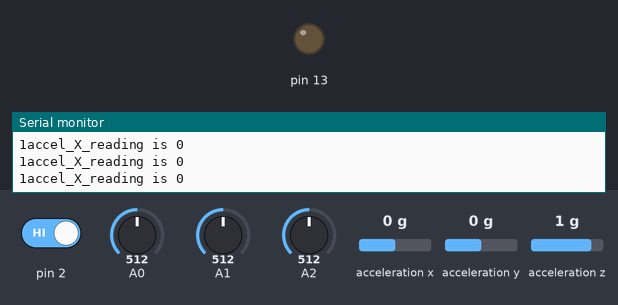
This sketch was run on a simulated Arduino Uno, built with avr-gcc and run on an emulated ATmega328P. On the bench: output pins drawn as LEDs (lit = HIGH), the last lines printed to the serial monitor. Wiring (inferred from the names in the program): MPU-6050 motion sensor at I2C address 0x68. The test bench sets the inputs (shaded band); at power-on: pin 2 HIGH, A0 = 512, A1 = 512, A2 = 512, acceleration x 0 g, acceleration y 0 g, acceleration z 1 g. Pins used as bus, display or sensor lines are not drawn.

Above: at 1.7 s.
1.8 s: pin 2 driven LOW
At 2.2 s:
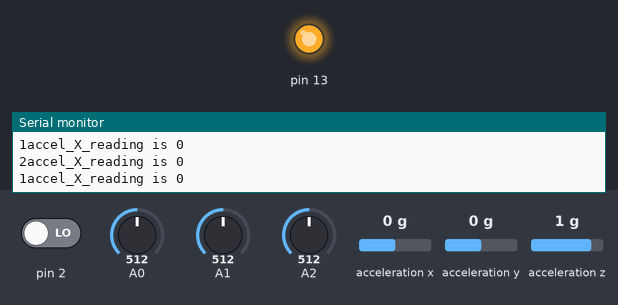
Timing chart, 0 to 4.8 s (numbered marks = the images above; inputs shaded):
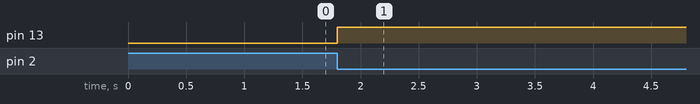

Measured:
- after the input at 1.8 s, pin 13: LOW → HIGH at once

The sketch:

gestureDetection.ino
```cpp
/*setup() is the initilization stuff typically encountered in c and loop() is a while(true) infinite loop,
 *these two functions can be replaced by standard C code
 *include necessary fils at the top of this file such as the <Wire.h>, be careful of including large libraries since memory is limited
 *Gesture detection framework:
 *sensor inputs: flex sensor input via ADC reading of voltage + acceleromoter input via I2C from accelerometer chip
 *program output: send state information via Xbee radio ONLY WHEN there is a state change (for now, we can use LED to verify the correctness of the program)
 *
 *There is on-chip capabiity to compute accelerometer data but it's hidden from developer so for now we rely on Arduino processor for all computing
 *Inputs: flex sensor reading and accel reading
 *Outputs: state transition
 *States: idle, forward, backward, left turn in place , right turn in place (add differential drive on two wheels to realize forward left and forward right if necessary)
 *Stop and Balance: Fingers all relax
 *Forward: index and middle finger out
 *Bakcup: fist
 *Left Turn: rotate hand left (turn speed determined by angle of rotation)
 *Right Turn: rotate hand right (turn speed determined by angle of rotation)
 *Catapult Throw: shake hand to trigger accelerometer
 *
 *In each execution loop, we first acquire the accel readings (need to determine freq (John's job)) and ADC reading of flex sensor
 *use switch cases to see which state we should be in, if there is a state change, we go into that state
 *
 *Albert's task: set up different states and action in those states(now just use distinguishable LED pattern so we can debug. Use serial.print for prelimanary testing but not in final testing)
 *For example: use LED intensity to show degress of rotation of hand, use distinct blinking patterns to indicate forward_drive and idle state
 */

/*notes on unit conversion*/

/*in order to save on expensive floating point conversion, we will use ADC read value instead,
 * this is more challenging in thinking about these quantities intuitively so here is a guideline
 * as to what accel reading means and what voltage ADC readout means.
 * Accel reading: signed 16-bit value for a full range of +- 4g. Example: at rest, reading is x=0, y=0, z=8000
 * flex sensor reading: ADC maps 0-5v to 0 - 1023,
 * at rest, index reading is 562, middle reading 587, ring reading 600
 * at fist, index reading 766, middle reading 759, ring reading 796
 * choose middle value 650 to compare and determine if finers are relaxed or curled up
 *
 * data acquisition rate: 755Hz loop speed without any computation, most time spent in writing
 * to accelerometer.
 */


#include "I2Cdev.h"
#include "MPU6050_6Axis_MotionApps20.h"
#if I2CDEV_IMPLEMENTATION == I2CDEV_ARDUINO_WIRE
    #include "Wire.h"
#endif
#define relax(a) (((a)<(650))? (true):(false)) //whehter a finger is in relax state
MPU6050 mpu;
int8_t threshold;
const int MPU=0x68;  // I2C address of the MPU-6050
int16_t AcX,AcY,AcZ,Tmp,GyX,GyY,GyZ;
int16_t accel_X_reading = 0; //lpf of AcX
bool indexRelax, middleRelax, ringRelax, should_catapult;
enum state {idle,catapult,forward_drive, backup, left_turn,right_turn};
state gestureState = idle;
uint8_t turning_speed; //in forward drive and backup mode, turning_speed is set to 0
                       //in turning state, turning speed is a function of accel reading
int16_t x; //test variable for interrupt

void ISR_interrupt(){
  /*upon an interrupt, send catapult throw command*/
  /*right now, we can turn on LED to indicate this event*/
  digitalWrite(13,HIGH);
  should_catapult = true;
  x++;
}

void send_info(){
    // Sample sent message: 1
    int command;
    if (should_catapult) {
      command = catapult;
      should_catapult = false;
    } else {
      command = gestureState;
    }
    // This "+1" are for integrity checking. Ask Albert for details.
    Serial.print(command + 1);
}

void setup(){
  Wire.begin();
  mpu.initialize();
  mpu.dmpInitialize();
  mpu.setIntMotionEnabled(1);
  mpu.setMotionDetectionThreshold(2);
  mpu.setMotionDetectionDuration(1);
  pinMode(7,OUTPUT);
  pinMode(13, OUTPUT);
  digitalWrite(13,LOW);
  attachInterrupt(0,ISR_interrupt,FALLING); // Used 0 here because digitalPinToInterrupt(2) returns 0
  Serial.begin(115200);
}
void loop(){
  /*data acquisition code*/
  /*data acquired: AcX, AcY, AcZ, index, middle and ring Finger reading.*/
  digitalWrite(7,HIGH);
  Wire.beginTransmission(MPU);
  Wire.write(0x3B);  // starting with register 0x3B (ACCEL_XOUT_H)
  Wire.endTransmission(false);
  Wire.requestFrom(MPU,6,true);  // request a total of 6 registers
  digitalWrite(7, LOW);
  AcX=Wire.read()<<8|Wire.read();  // 0x3B (ACCEL_XOUT_H) & 0x3C (ACCEL_XOUT_L)
  AcY=Wire.read()<<8|Wire.read();  // 0x3D (ACCEL_YOUT_H) & 0x3E (ACCEL_YOUT_L)
  AcZ=Wire.read()<<8|Wire.read();  // 0x3F (ACCEL_ZOUT_H) & 0x40 (ACCEL_ZOUT_L)
  accel_X_reading = 0.99 * accel_X_reading + 0.01 * AcX;
  Serial.print("accel_X_reading is ");Serial.println(accel_X_reading);
  //Serial.print("number of interrupts is ");Serial.println(x);
  int indexFingerReading = analogRead(A0);
  indexRelax = relax(indexFingerReading);
  int middleFingerReading = analogRead(A1);
  middleRelax = relax(middleFingerReading);
  int ringFingerReading = analogRead(A2);
  ringRelax = relax(ringFingerReading);
  /* data acquisition code end*/

  /*forward and backup take precedence over turns*/
  if (indexRelax && middleRelax && ringRelax && abs(accel_X_reading) < 500){
    //now we use AcX as the only reference to turning angle,
    //might be more useful to calculate angle instead but this is what we have now
    gestureState = idle;
    turning_speed = 0;
  }else if (!indexRelax && !middleRelax && !ringRelax){
    gestureState = backup;
    turning_speed = 0;
  }else if (indexRelax && middleRelax && !ringRelax){
    gestureState = forward_drive;
    turning_speed = 0;
  }else if (accel_X_reading > 500){
    gestureState = left_turn;
    turning_speed = (int8_t)accel_X_reading;//extract top 8 bits of accel_X_reading
  }else if (accel_X_reading < -500){
    gestureState = right_turn;
    turning_speed = (int8_t)accel_X_reading;//extract top 8 bits of accel_X_reading
  }

  //Serial.print("state is "); Serial.println(gestureState);
  //Serial.print("turningSpeed is "); Serial.println(turning_speed);
  delay(333);
  /*Xbee send packets to inform*/
  send_info();


  /*
  Tmp=Wire.read()<<8|Wire.read();  // 0x41 (TEMP_OUT_H) & 0x42 (TEMP_OUT_L)
  GyX=Wire.read()<<8|Wire.read();  // 0x43 (GYRO_XOUT_H) & 0x44 (GYRO_XOUT_L)
  GyY=Wire.read()<<8|Wire.read();  // 0x45 (GYRO_YOUT_H) & 0x46 (GYRO_YOUT_L)
  GyZ=Wire.read()<<8|Wire.read();  // 0x47 (GYRO_ZOUT_H) & 0x48 (GYRO_ZOUT_L)
  */

  /*
  Serial.print("index reading = "); Serial.print(indexFingerReading);
  Serial.print(" |middle reading = "); Serial.print(middleFingerReading);
  Serial.print(" |ring reading = "); Serial.print(ringFingerReading);
  Serial.print(" |AcX = "); Serial.print(AcX);
  Serial.print(" | AcY = "); Serial.print(AcY);
  Serial.print(" | AcZ = "); Serial.println(AcZ);
  */

  /*
  Serial.print(" | Tmp = "); Serial.print(Tmp/340.00+36.53);  //equation for temperature in degrees C from datasheet
  Serial.print(" | GyX = "); Serial.print(GyX);
  Serial.print(" | GyY = "); Serial.print(GyY);
  Serial.print(" | GyZ = "); Serial.println(GyZ);
  */
}
```
